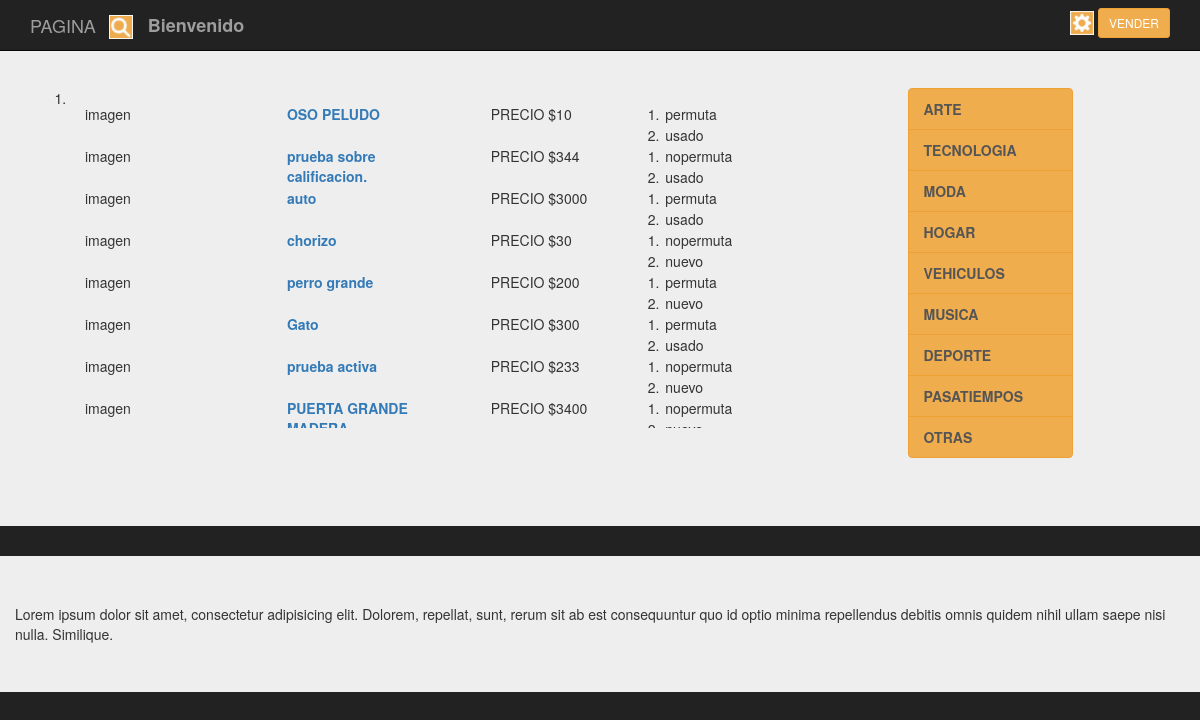
/Prueba/Presentacion/search.php, run on the app's committed database.
### tables this page shows
CREATE TABLE `publicacion` (
  `id_pub` int(11) NOT NULL,
  `id_usup` int(11) NOT NULL,
  `nom_pub` varchar(40) DEFAULT NULL,
  `precio_pub` int(11) DEFAULT NULL,
  `stock_pub` int(11) DEFAULT NULL,
  `descripcion_pub` varchar(400) DEFAULT NULL,
  `img01_pub` varchar(100) DEFAULT NULL,
  `img02_pub` varchar(100) NOT NULL,
  `img03_pub` varchar(100) NOT NULL,
  `nuevo_pub` varchar(20) DEFAULT NULL,
  `fecha_pub` date DEFAULT NULL,
  `acepta_permuta_pub` varchar(20) DEFAULT NULL,
  `categoria_pub` varchar(20) DEFAULT NULL,
  `denuncia_pub` tinyint(1) DEFAULT NULL,
  `activa` varchar(20) NOT NULL
);

### Prueba/clases/Publicacion.class.php (called while the page is built, shortened)
<?php
require_once('../persistencia/PersistenciaPublicacion.class.php');
class Publicacion
{
    public function consultaTodos($conex)
    {
      $pu=new PersistenciaPublicacion;
      $datos= $pu->consTodos($conex);
      return $datos;
    }
}
?>

### Prueba/persistencia/PersistenciaPublicacion.class.php (called while the page is built, shortened)
<?php
class PersistenciaPublicacion
{
   public function consTodos( $conex)
   {
        $sql = "select * from publicacion,usuario where id_usu= id_usup and activa='si' order by premium DESC";
        $result = $conex->prepare($sql);
		$result->execute();
		$resultados=$result->fetchAll();
       return $resultados;
    }
 }
?>

### Prueba/Presentacion/search.php (the view, shortened to what this page needs)
<?php
require_once('../clases/Publicacion.class.php');
?>
<!doctype html>
<html lang="en">
<head>
<link rel="stylesheet" href="https://maxcdn.bootstrapcdn.com/bootstrap/3.3.7/css/bootstrap.min.css">
<link rel="stylesheet" href="../css/estilos.css">
	</head>
<body>
		<div class="container">
			<nav class="navbar navbar-inverse navbar-fixed-top">
				  <div class="container">
					<div class="navbar-header">
					  <a class="navbar-brand" href="#">PAGINA</a>
					  <div class="navbar-brand">
							<form class="forma-busqueda cf" action="/search.php" method="post">
								<input name="keywords" id="search_box" type="text" placeholder="" >
							</form>
					  </div>
					</div>
					<div id="navbar" class="navbar-collapse collapse">
					<div class="navbar-brand"><label>Bienvenido <?php echo $_SESSION["LOGIN"];?></label></div>
					  <form class="navbar-form navbar-right">
							<div class="dropdown">
								<a href="#" class="dropdown-toggle" data-toggle="dropdown" data-hover="dropdown">
								<img src="../images/engine-icon.png" alt="">
								</a>
								<a href="venta.php" class="btn btn-warning btn-sm">VENDER</a>
							</div>
					  </form>
					</div>
				  </div>
			</nav>
		</div>
		<div class="jumbotron">
			<div class="container">
				<section class="main row">
					<div class="col-md-9">
					<ol class="pre-scrollable">
						<li class="intem-resultado">
							<div class="container">
								<div class="row">
									<?php
										$conex = conectar();
										$d = new Publicacion();
										$datos_d=$d->consultaTodos($conex);
										$cuenta=count($datos_d);
									?>
									<?php
										for ($i=0;$i<$cuenta;$i++)
										{
										?>
											<div class="col-md-3">
											imagen
											</div>
											<div class="col-md-3">
											<strong>
												<a href="#" value="<?php echo $datos_d[$i][0]?>"  ><?php echo $datos_d[$i][2]?></a>
											</strong>
											</div>
											<div class="col-md-2">
												<strong>
												<option value="<?php echo $datos_d[$i][0]?>"  >PRECIO $<?php echo $datos_d[$i][3]?></option>
												</strong>
											</div>
											<div class="col-md-4">
												<ol>
													<li><option value="<?php echo $datos_d[$i][0]?>"  ><?php echo $datos_d[$i][11]?></option></li>
													<li><option value="<?php echo $datos_d[$i][0]?>"  ><?php echo $datos_d[$i][9]?></option></li>
												</ol>
											</div>
								<?php
								}
								?>
								</div>
							</div>
						</li>
					</ol>
					</div>
					<div>
						<div class="col-xs-6 col-sm-3 col-md-2 sidebar-offcanvas aling-left" id="sidebar">
						  <div class="list-group"><b>
						 	<a href="#" class="list-group-item">ARTE</a>
							<a href="#" class="list-group-item">TECNOLOGIA</a>
							<a href="#" class="list-group-item">MODA</a>
							<a href="#" class="list-group-item">HOGAR</a>
							<a href="#" class="list-group-item">VEHICULOS</a>
							<a href="#" class="list-group-item">MUSICA</a>
							<a href="#" class="list-group-item">DEPORTE</a>
							<a href="#" class="list-group-item">PASATIEMPOS</a>
							<a href="#" class="list-group-item">OTRAS</a>
							</b>
						  </div>
						</div>
					</div>
				</section>
			</div>
		</div>
		<div class="jumbotron">
		<div class="container">
			<div class="row">
			Lorem ipsum dolor sit amet, consectetur adipisicing elit. Dolorem, repellat, sunt, rerum sit ab est consequuntur quo id optio minima repellendus debitis omnis quidem nihil ullam saepe nisi nulla. Similique.
				</div>
		</div>
</body>
</html>

### Prueba/Css/estilos.css (style rules this page uses)
body { padding-top: 40px; padding-bottom: 40px; background-color: #222; }
.list-group-item { color: #fff; background-color: #f0ad4e; border-color: #eea236 }
.intem-resultado { border-bottom: 1px solid #cdcdcd; }
.forma-busqueda { margin-left: -2px; }
.forma-busqueda input { color: transparent; width: 24px; height: 24px; float: left; border: 0; background: #007ABE url(../images/search-icon.png) no-repeat center; -webkit-transition:all 0.5s linear; -o-transition:all 0.5s linear; -moz-transition:all 0.5s linear; -ms-transition:all 0.5s linear; transition:all 0.5s linear; }

### data on the page
publicacion: $datos_d[$i][0] 12 (drawn), nom_pub "OSO PELUDO"
publicacion: $datos_d[$i][0] 17 (drawn), nom_pub "prueba sobre calificacion."
publicacion: $datos_d[$i][0] 19 (drawn), nom_pub "auto"
publicacion: $datos_d[$i][0] 20 (drawn), nom_pub "chorizo"
publicacion: $datos_d[$i][0] 9 (drawn), nom_pub "perro grande"
publicacion: $datos_d[$i][0] 10 (drawn), nom_pub "Gato"
publicacion: $datos_d[$i][0] 16 (drawn), nom_pub "prueba activa"
publicacion: $datos_d[$i][0] 18 (drawn), nom_pub "PUERTA GRANDE…"
